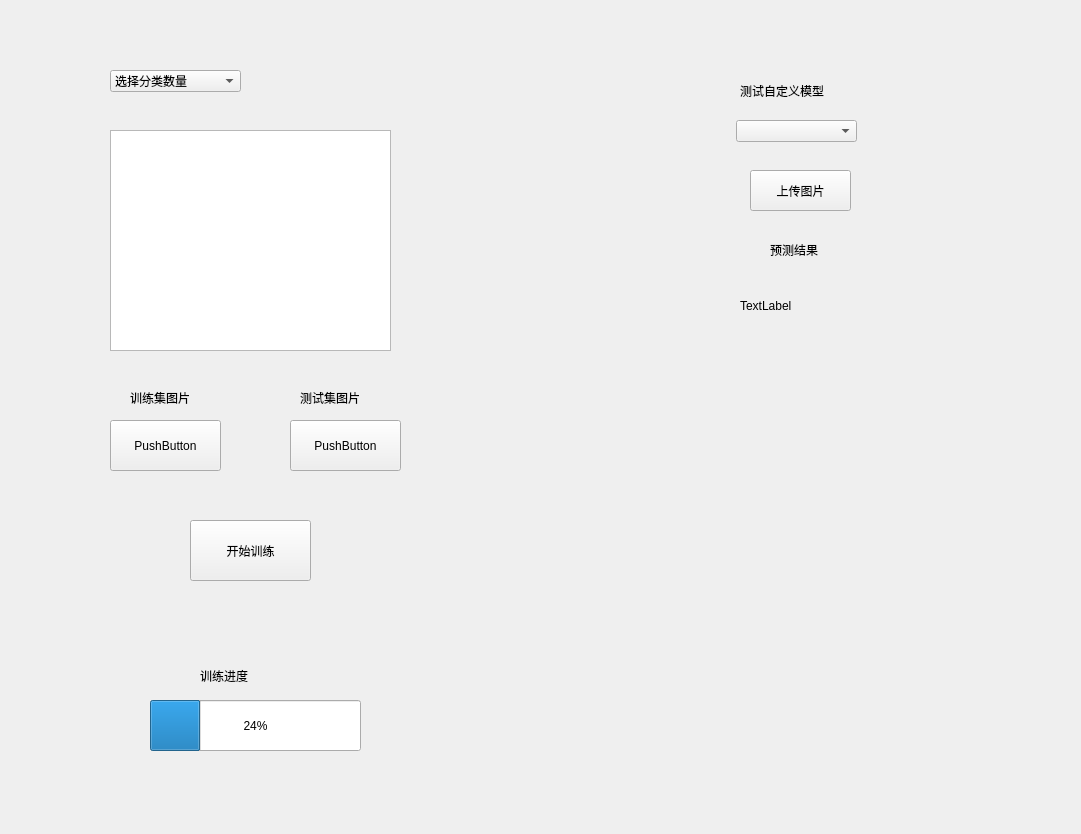
<?xml version="1.0" encoding="UTF-8"?>
<ui version="4.0">
 <class>Customtrain</class>
 <widget class="QWidget" name="Customtrain">
  <property name="geometry">
   <rect>
    <x>0</x>
    <y>0</y>
    <width>1081</width>
    <height>834</height>
   </rect>
  </property>
  <property name="windowTitle">
   <string>Form</string>
  </property>
  <widget class="QPushButton" name="begin_btn">
   <property name="geometry">
    <rect>
     <x>190</x>
     <y>520</y>
     <width>121</width>
     <height>61</height>
    </rect>
   </property>
   <property name="text">
    <string>开始训练</string>
   </property>
  </widget>
  <widget class="QLabel" name="test_label">
   <property name="geometry">
    <rect>
     <x>740</x>
     <y>70</y>
     <width>131</width>
     <height>41</height>
    </rect>
   </property>
   <property name="text">
    <string>测试自定义模型</string>
   </property>
  </widget>
  <widget class="QComboBox" name="test_model_cb">
   <property name="geometry">
    <rect>
     <x>736</x>
     <y>120</y>
     <width>121</width>
     <height>22</height>
    </rect>
   </property>
  </widget>
  <widget class="QLabel" name="output_label">
   <property name="geometry">
    <rect>
     <x>770</x>
     <y>240</y>
     <width>91</width>
     <height>20</height>
    </rect>
   </property>
   <property name="text">
    <string>预测结果</string>
   </property>
  </widget>
  <widget class="QTableView" name="traindata_table">
   <property name="geometry">
    <rect>
     <x>110</x>
     <y>130</y>
     <width>281</width>
     <height>221</height>
    </rect>
   </property>
  </widget>
  <widget class="QComboBox" name="select_num_cb">
   <property name="geometry">
    <rect>
     <x>110</x>
     <y>70</y>
     <width>131</width>
     <height>22</height>
    </rect>
   </property>
   <item>
    <property name="text">
     <string>选择分类数量</string>
    </property>
   </item>
  </widget>
  <widget class="QPushButton" name="pushButton">
   <property name="geometry">
    <rect>
     <x>110</x>
     <y>420</y>
     <width>111</width>
     <height>51</height>
    </rect>
   </property>
   <property name="text">
    <string>PushButton</string>
   </property>
  </widget>
  <widget class="QPushButton" name="pushButton_2">
   <property name="geometry">
    <rect>
     <x>290</x>
     <y>420</y>
     <width>111</width>
     <height>51</height>
    </rect>
   </property>
   <property name="text">
    <string>PushButton</string>
   </property>
  </widget>
  <widget class="QLabel" name="label">
   <property name="geometry">
    <rect>
     <x>130</x>
     <y>390</y>
     <width>81</width>
     <height>16</height>
    </rect>
   </property>
   <property name="text">
    <string>训练集图片</string>
   </property>
  </widget>
  <widget class="QLabel" name="label_2">
   <property name="geometry">
    <rect>
     <x>300</x>
     <y>390</y>
     <width>81</width>
     <height>16</height>
    </rect>
   </property>
   <property name="text">
    <string>测试集图片</string>
   </property>
  </widget>
  <widget class="QLabel" name="label_3">
   <property name="geometry">
    <rect>
     <x>740</x>
     <y>280</y>
     <width>141</width>
     <height>51</height>
    </rect>
   </property>
   <property name="text">
    <string>TextLabel</string>
   </property>
  </widget>
  <widget class="QPushButton" name="pushButton_3">
   <property name="geometry">
    <rect>
     <x>750</x>
     <y>170</y>
     <width>101</width>
     <height>41</height>
    </rect>
   </property>
   <property name="text">
    <string>上传图片</string>
   </property>
  </widget>
  <widget class="QProgressBar" name="progressBar">
   <property name="geometry">
    <rect>
     <x>150</x>
     <y>700</y>
     <width>211</width>
     <height>51</height>
    </rect>
   </property>
   <property name="value">
    <number>24</number>
   </property>
  </widget>
  <widget class="QLabel" name="label_4">
   <property name="geometry">
    <rect>
     <x>200</x>
     <y>660</y>
     <width>111</width>
     <height>31</height>
    </rect>
   </property>
   <property name="text">
    <string>训练进度</string>
   </property>
  </widget>
 </widget>
 <resources/>
 <connections/>
</ui>
